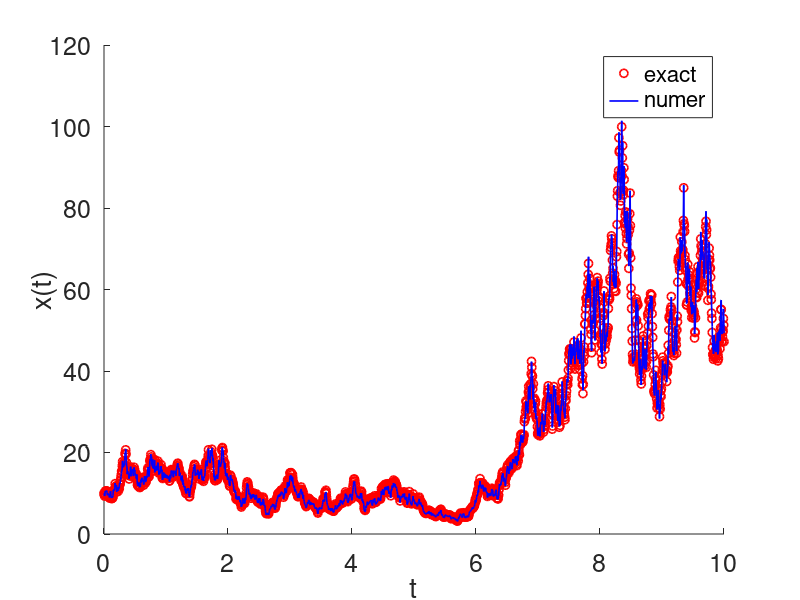

Here is the MATLAB script that generated this plot:
%%%
%%% --- 1D stochastic differential equation - Ornstein-Uhlenbeck process
% dx(t) = lambda*x(t)*dt + mu*x(t)*dw(r) & x(0) = x0 & 0 < t < T
% analytic solution: x(t) = x0*exp((lambda - mu^2/2).*t + mu*w(t)),
%
% The finite difference is Euler's method. 
%%% ---
%
% Reference: SIAM Review v43, p526 (2001) 
%
% Written by Tsogbayar Tsednee (PhD), Kyungpook National University, South Korea 
% Contact: tsog215@gmail.com
% Date: Jan 11, 2021
%
%
function [] = stochastic_diff_eq_euler_method_example_1
%
clear;
clc;
randn('state', 100)
%
N = 2000.;                      % number of the grid point 
T = 10.;                        % T is end time 
dt = T/N;                       % dt is time step
x0 = 10.0;                      % initial value x(0) at t=0
lambda = 0.50; 
mu = 0.80;
%
t = [dt:dt:T];
%
dw = sqrt(dt)*randn(1,N);        %  Brownian increments
w = cumsum(dw,2);                %  Discritized Brownian path
%
x_exact = x0.*exp((lambda - mu^2/2).*t + mu.*w);  % analytical solution
%
x = zeros(N,1);
x(1) = x0;
for i = 1:N
   x(i+1) = x(i) + lambda*dt*x(i) + mu*x(i)*dw(i);  % Euler's scheme
end
x';
figure(1)
hold on
plot([0:dt:T], [x0,x_exact], 'ro','LineWidth', 1.2) % exact
plot([0:dt:T], x, 'b-','LineWidth', 1.2)
hold off
%axis([0 1 0 1.2])
xlabel('t')
ylabel('x(t)', 'Rotation', 90, 'VerticalAlignment','middle')
legend('exact', 'numer')
set(gca,'FontSize',18)









